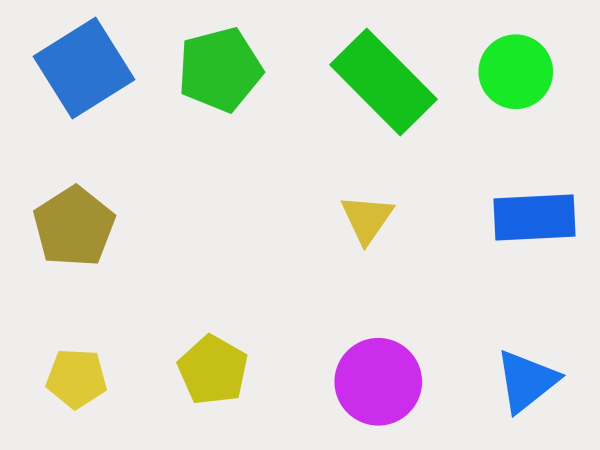
#> input picture samples/clean_01.jpg, 1200 x 900 px (shown at 1/2 size)
$ python -i shape_detector.py   (imports and definitions only)
#> lines starting #> are read from the running program, lines starting #| are printed output that depends on the picture; after the words box and inside, x2 and y2 are one past the last pixel; in counts of white or black regions, pixels touching at a corner belong together
"""
shape_detector.py
-----------------
Core computer-vision logic for the Shape and Color Sorter.

The pipeline covers three topics from the CSC 126 laboratory:

  (a) Image Operations         -> resizing, Gaussian blur, color-space
                                  conversion, drawing boxes/labels/overlays
  (b) Image Segmentation       -> HSV color thresholding (cv2.inRange) and
                                  morphological opening/closing to clean masks
  (d) Image Analysis and       -> Canny edge detection, contour extraction,
      Transformation              polygon approximation, moments (centroid),
                                  minAreaRect (rotation-invariant aspect ratio)
                                  and circularity to classify each shape

Every function is small and does one job, so each step can be shown and
explained separately during the live demo.
"""

import math

import cv2
import numpy as np

# ---------------------------------------------------------------------------
# Configuration
# ---------------------------------------------------------------------------

# Width every frame is resized to. A fixed size keeps the area thresholds
# below meaningful no matter what camera or image resolution is used.
PROCESS_WIDTH = 800

# Contours smaller than this (in pixels, after resizing) are treated as noise.
MIN_AREA = 600

# HSV ranges for each color we sort.
# OpenCV stores Hue as 0-179 (not 0-359), Saturation and Value as 0-255.
# Red sits at both ends of the hue wheel, so it needs two ranges.
COLOR_RANGES = {
    "Red":    [((0, 90, 70), (8, 255, 255)), ((170, 90, 70), (179, 255, 255))],
    "Orange": [((9, 90, 70), (20, 255, 255))],
    "Yellow": [((21, 90, 70), (34, 255, 255))],
    "Green":  [((35, 70, 50), (85, 255, 255))],
    "Blue":   [((86, 90, 50), (128, 255, 255))],
    "Purple": [((129, 60, 50), (169, 255, 255))],
    "Black":  [((0,0,0),(179,70,110))],
}

# BGR colors used when drawing each label (OpenCV uses BGR, not RGB).
DRAW_COLORS = {
    "Red": (40, 40, 220),
    "Orange": (0, 140, 255),
    "Yellow": (0, 200, 230),
    "Green": (60, 170, 60),
    "Blue": (220, 110, 30),
    "Purple": (170, 60, 150),
    "Black": (0, 0, 0),
}


# ---------------------------------------------------------------------------
# (a) Image Operations: preprocessing
# ---------------------------------------------------------------------------

def resize_to_width(image, width=PROCESS_WIDTH):
    """Resize an image to a fixed width while keeping its aspect ratio."""
    h, w = image.shape[:2]
    if w == width:
        return image
    scale = width / float(w)
    return cv2.resize(image, (width, int(h * scale)), interpolation=cv2.INTER_AREA)


def preprocess(frame):
    """
    Prepare a frame for segmentation.

    1. Resize to a fixed width.
    2. Gaussian blur (5x5) to remove sensor noise and paper texture,
       which would otherwise create jagged contours.
    3. Convert BGR -> HSV. HSV separates color (Hue) from brightness
       (Value), so a shadow on a red shape is still "red".

    Returns the resized BGR frame and its blurred HSV version.
    """
    resized = resize_to_width(frame)
    blurred = cv2.GaussianBlur(resized, (5, 5), 0)
    hsv = cv2.cvtColor(blurred, cv2.COLOR_BGR2HSV)
    return resized, hsv


# ---------------------------------------------------------------------------
# (b) Image Segmentation: one binary mask per color
# ---------------------------------------------------------------------------

# 5x5 elliptical kernel for morphology. An ellipse avoids squaring off
# the edges of round shapes.
MORPH_KERNEL = cv2.getStructuringElement(cv2.MORPH_ELLIPSE, (5, 5))


def color_mask(hsv, ranges):
    """
    Build a clean binary mask for one color.

    cv2.inRange keeps pixels whose H, S and V all fall inside a range.
    Opening (erode then dilate) removes small specks; closing
    (dilate then erode) fills small holes inside the shape.
    """
    mask = np.zeros(hsv.shape[:2], dtype=np.uint8)
    for lower, upper in ranges:
        mask |= cv2.inRange(hsv, np.array(lower), np.array(upper))
    mask = cv2.morphologyEx(mask, cv2.MORPH_OPEN, MORPH_KERNEL, iterations=1)
    mask = cv2.morphologyEx(mask, cv2.MORPH_CLOSE, MORPH_KERNEL, iterations=2)
    return mask


def segment_colors(hsv):
    """Return a dict {color_name: mask} for every configured color."""
    return {name: color_mask(hsv, ranges) for name, ranges in COLOR_RANGES.items()}


# ---------------------------------------------------------------------------
# (d) Image Analysis and Transformation: classify each contour
# ---------------------------------------------------------------------------

def classify_shape(contour):
    """
    Decide what shape a contour is.

    - approxPolyDP simplifies the outline to its main corners. The
      tolerance is 4% of the perimeter, which ignores small bumps
      but keeps real corners.
    - 3 corners -> Triangle
    - 4 corners -> Square or Rectangle. We use minAreaRect, which fits a
      rotated rectangle, so a tilted square is still a square.
    - 5 corners -> Pentagon
    - Otherwise use circularity = 4*pi*Area / Perimeter^2.
      A perfect circle scores 1.0; anything above 0.80 is a Circle.
    """
    perimeter = cv2.arcLength(contour, True)
    approx = cv2.approxPolyDP(contour, 0.04 * perimeter, True)
    corners = len(approx)

    if corners == 3:
        return "Triangle"

    if corners == 4:
        (_, _), (w, h), _ = cv2.minAreaRect(contour)
        aspect = max(w, h) / max(1.0, min(w, h))
        return "Square" if aspect <= 1.15 else "Rectangle"

    if corners == 5:
        return "Pentagon"

    area = cv2.contourArea(contour)
    circularity = 4 * math.pi * area / (perimeter * perimeter) if perimeter else 0
    if circularity >= 0.80:
        return "Circle"
    return "Unknown"


def centroid(contour):
    """Center of mass of a contour, from its image moments."""
    m = cv2.moments(contour)
    if m["m00"] == 0:
        x, y, w, h = cv2.boundingRect(contour)
        return x + w // 2, y + h // 2
    return int(m["m10"] / m["m00"]), int(m["m01"] / m["m00"])


def detect_objects(hsv):
    """
    Run segmentation + analysis and return a list of detections.

    Each detection is a dict with:
      color, shape, contour, bbox (x, y, w, h), center (cx, cy), area
    Also returns the per-color masks so they can be displayed.
    """
    masks = segment_colors(hsv)
    detections = []
    for color, mask in masks.items():
        # RETR_EXTERNAL: only outer outlines, so holes don't count twice.
        contours, _ = cv2.findContours(mask, cv2.RETR_EXTERNAL, cv2.CHAIN_APPROX_SIMPLE)
        for cnt in contours:
            area = cv2.contourArea(cnt)
            if area < MIN_AREA:
                continue
            detections.append({
                "color": color,
                "shape": classify_shape(cnt),
                "contour": cnt,
                "bbox": cv2.boundingRect(cnt),
                "center": centroid(cnt),
                "area": area,
            })
    return detections, masks


def edge_map(frame):
    """Canny edge map, shown as a debug view of the object outlines."""
    gray = cv2.cvtColor(frame, cv2.COLOR_BGR2GRAY)
    gray = cv2.GaussianBlur(gray, (5, 5), 0)
    return cv2.Canny(gray, 50, 150)


# ---------------------------------------------------------------------------
# (a) Image Operations: visualization
# ---------------------------------------------------------------------------

def draw_detections(frame, detections):
    """Draw contours, bounding boxes, labels and centroids on a copy of the frame."""
    out = frame.copy()

    # Semi-transparent fill so the detected region (the mask) is visible.
    overlay = out.copy()
    for d in detections:
        cv2.drawContours(overlay, [d["contour"]], -1, DRAW_COLORS[d["color"]], -1)
    out = cv2.addWeighted(overlay, 0.25, out, 0.75, 0)

    for d in detections:
        color = DRAW_COLORS[d["color"]]
        x, y, w, h = d["bbox"]
        cx, cy = d["center"]
        label = f'{d["color"]} {d["shape"]}'

        cv2.drawContours(out, [d["contour"]], -1, color, 2)
        cv2.rectangle(out, (x, y), (x + w, y + h), (40, 40, 40), 1)
        cv2.circle(out, (cx, cy), 4, (255, 255, 255), -1)
        cv2.circle(out, (cx, cy), 4, (0, 0, 0), 1)

        # Label with a filled background so it stays readable on any color.
        (tw, th), base = cv2.getTextSize(label, cv2.FONT_HERSHEY_SIMPLEX, 0.5, 1)
        ty = max(y - 6, th + 6)
        cv2.rectangle(out, (x, ty - th - 5), (x + tw + 6, ty + base - 2), color, -1)
        cv2.putText(out, label, (x + 3, ty - 3), cv2.FONT_HERSHEY_SIMPLEX, 0.5,
                    (255, 255, 255), 1, cv2.LINE_AA)
    return out


# [57 lines left out: functions summarize, draw_summary_panel, combined_mask, build_grid, not called in this run]


def process_frame(frame):
    """
    Full pipeline for one frame. Returns:
      resized frame, detections, masks, edges, annotated result
    """
    resized, hsv = preprocess(frame)
    detections, masks = detect_objects(hsv)
    edges = edge_map(resized)
    result = draw_detections(resized, detections)
    return resized, detections, masks, edges, result

>>> import cv2
>>> picture = cv2.imread('samples/clean_01.jpg')
#> picture is the input picture: shape (900, 1200, 3); mean B, G, R 215.7, 223.7, 216
>>> result = process_frame(picture)
#> the loop in color_mask (call 3), `for lower, upper in ranges:` made 1 pass
#> pass 1, in color_mask (call 3), `mask |= cv2.inRange(hsv, np.array(lower), np.array(upper))`:
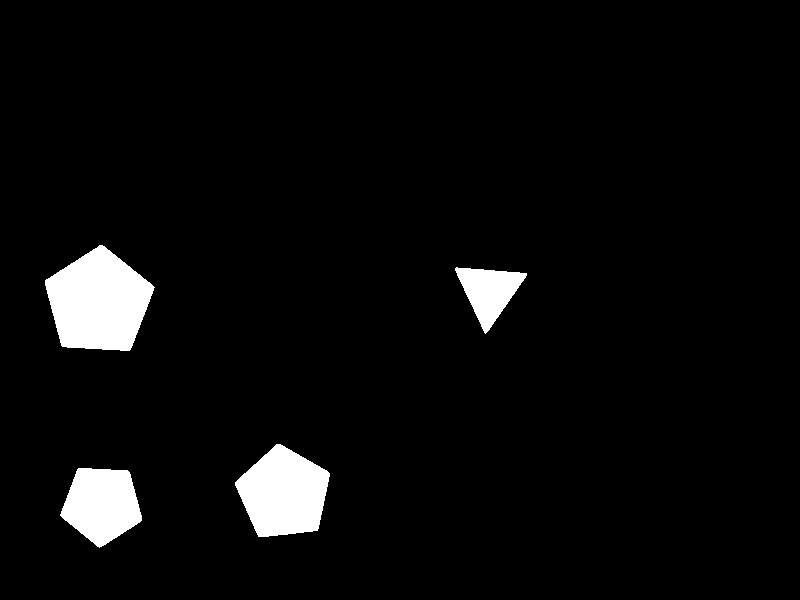
#> mask: shape (600, 800); 4.4% white; 4 white regions, box (x1, y1, x2, y2) and area: (45, 245, 155, 351) 8091, (235, 444, 330, 537) 6157, (60, 468, 142, 548) 4568, (455, 267, 527, 334) 2453
#> the loop in color_mask (call 5), `for lower, upper in ranges:` made 1 pass
#> pass 1, in color_mask (call 5), `mask |= cv2.inRange(hsv, np.array(lower), np.array(upper))`:
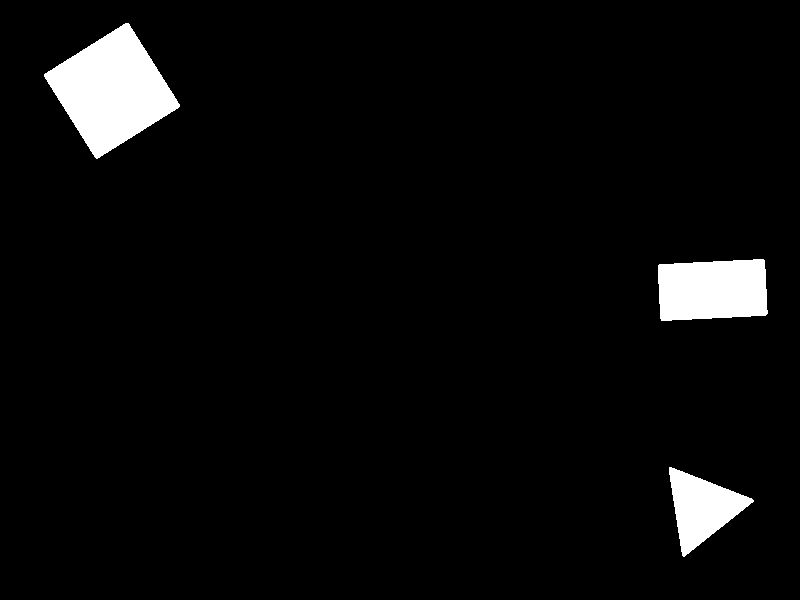
#> mask: shape (600, 800); 4.2% white; 3 white regions, box (x1, y1, x2, y2) and area: (44, 23, 180, 159) 10013, (658, 259, 768, 321) 6111, (669, 467, 754, 557) 3803
#> the loop in color_mask (call 6), `for lower, upper in ranges:` made 1 pass
#> pass 1, in color_mask (call 6), `mask |= cv2.inRange(hsv, np.array(lower), np.array(upper))`:
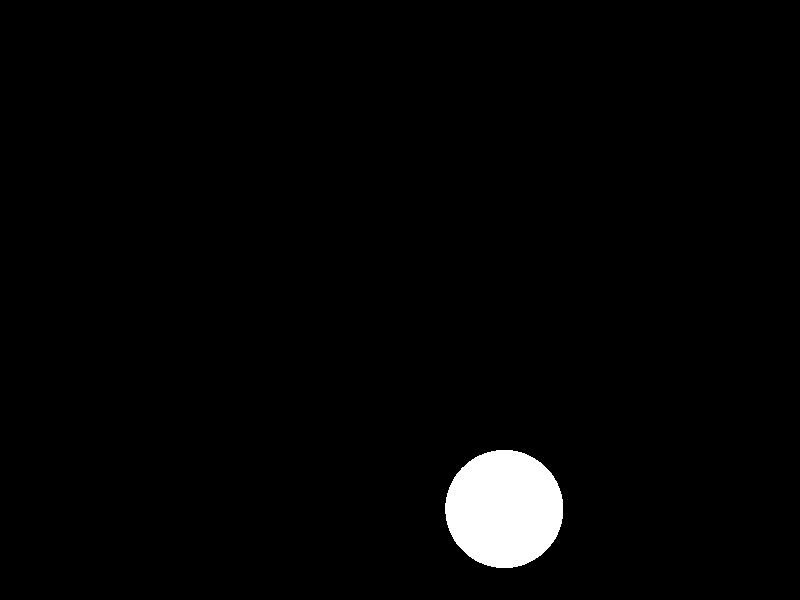
#> mask: shape (600, 800); 2.3% white; 1 white region, box (x1, y1, x2, y2) and area: (445, 450, 563, 568) 10947
#> in detect_objects, `masks = segment_colors(hsv)`: masks = 7 items
#> the loop in detect_objects, `for color, mask in masks.items(): # RETR_EXTERNAL: only outer outlines..` made 7 passes
#> color on passes 1, 2, 7: 'Red', 'Orange', 'Black'
#> after the loop in detect_objects, `for color, mask in masks.items():`: detections = 11 items
#> in process_frame, `detections, masks = detect_objects(hsv)`: masks = 7 items
#> in edge_map, `gray = cv2.cvtColor(frame, cv2.COLOR_BGR2GRAY)`:
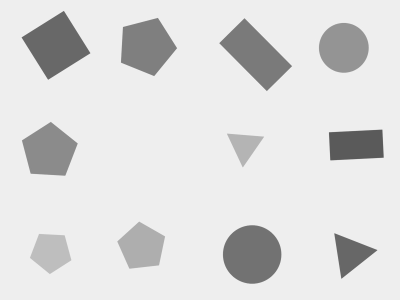
#> gray: shape (600, 800) (shown at 1/2 size); min 88, max 242, mean 220.4
#> in edge_map, `return cv2.Canny(gray, 50, 150)`:
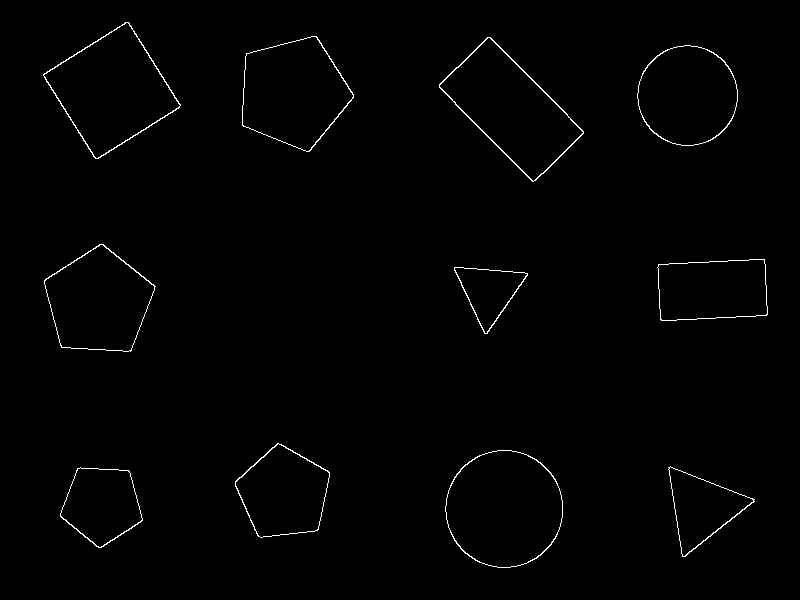
#> returned value: shape (600, 800); 0.88% white in thin lines or dots, all inside (x1, y1, x2, y2) = (43, 22, 768, 568)
#> the loop in draw_detections, `for d in detections:` made 11 passes
#> after the loop in draw_detections, `for d in detections:`:
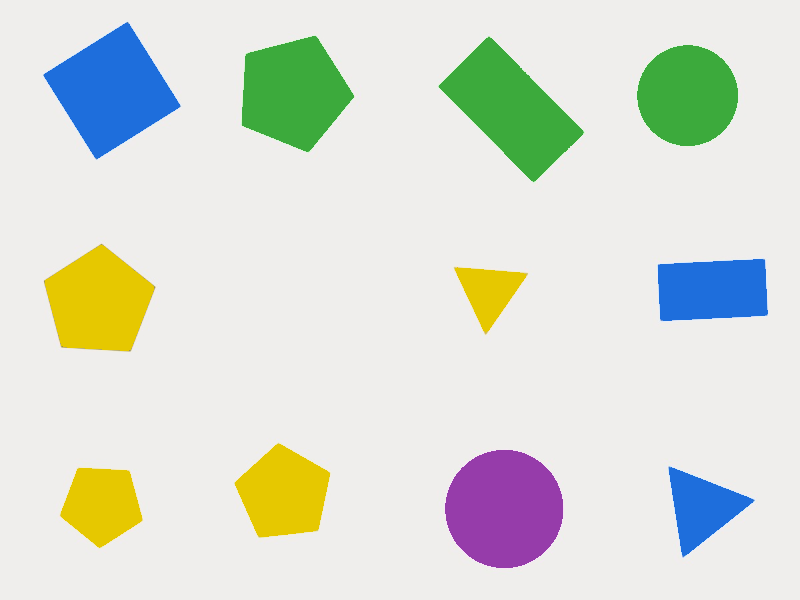
#> overlay: shape (600, 800, 3); mean B, G, R 213.5, 223.1, 217.8
#> the loop in draw_detections, `for d in detections:` made 11 passes
#> (color, x, y, w, h, cx, cy, label) on passes 1 to 7: ((0, 200, 230), 61, 468, 81, 80, 101, 504, 'Yellow Pentagon'), ((0, 200, 230), 235, 444, 95, 93, 283, 492, 'Yellow Pentagon'), ((0, 200, 230), 455, 267, 71, 65, 488, 291, 'Yellow Triangle'), ((0, 200, 230), 45, 245, 109, 106, 98, 301, 'Yellow Pentagon'), ((60, 170, 60), 637, 45, 101, 101, 687, 95, 'Green Circle'), ((60, 170, 60), 439, 37, 144, 145, 510, 108, 'Green Rectangle'), ((60, 170, 60), 242, 36, 112, 116, 292, 92, 'Green Pentagon')
#> after the loop in draw_detections, `for d in detections:`:
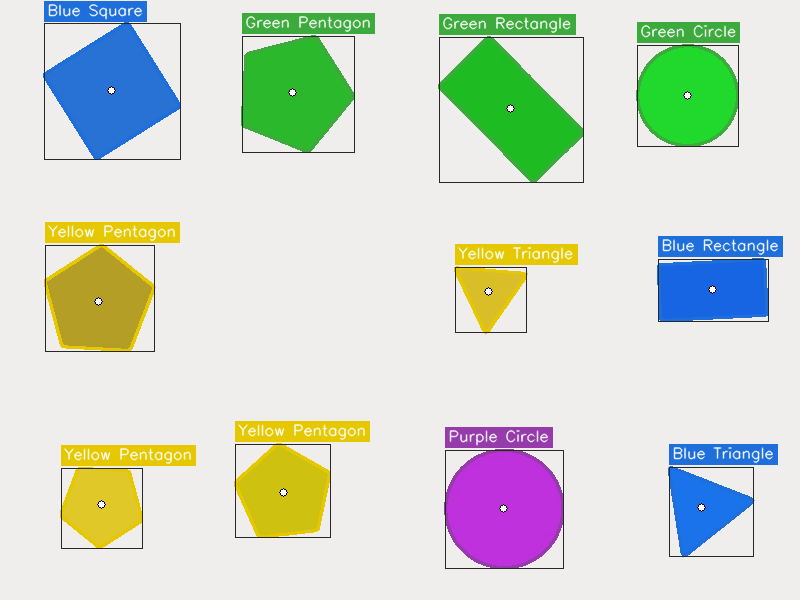
#> out: shape (600, 800, 3); mean B, G, R 204.4, 216.9, 207.9
#> result = 5 items

$ run again, on samples/clean_02.jpg
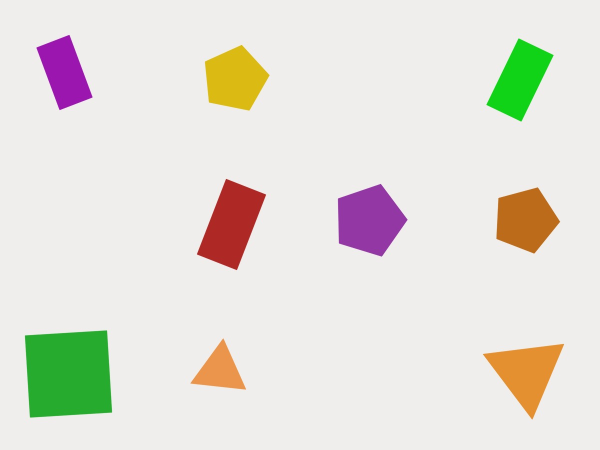
#> input picture samples/clean_02.jpg, 1200 x 900 px (shown at 1/2 size)
#> picture is the input picture: shape (900, 1200, 3); mean B, G, R 217.5, 225.8, 227.9
#> hsv: shape (600, 800, 3); mean H, S, V 24.6, 24.7, 233.7
#> the loop in color_mask (call 6), `for lower, upper in ranges:` made 1 pass
#> pass 1, in color_mask (call 6), `mask |= cv2.inRange(hsv, np.array(lower), np.array(upper))`:
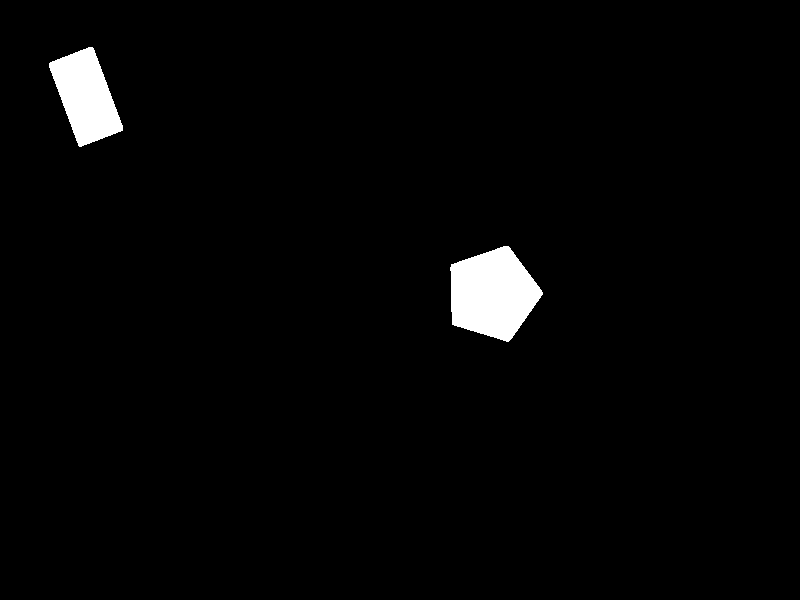
#> mask: shape (600, 800); 2.2% white; 2 white regions, box (x1, y1, x2, y2) and area: (450, 246, 543, 342) 6236, (49, 47, 123, 147) 4350
#> in detect_objects, `masks = segment_colors(hsv)`: masks = 7 items
#> the loop in detect_objects, `for color, mask in masks.items(): # RETR_EXTERNAL: only outer outlines..` made 7 passes
#> color on passes 1, 4: 'Red', 'Green'
#> after the loop in detect_objects, `for color, mask in masks.items():`: detections = 9 items
#> in process_frame, `detections, masks = detect_objects(hsv)`: masks = 7 items
#> the loop in draw_detections, `for d in detections:` made 9 passes
#> the loop in draw_detections, `for d in detections:` made 9 passes
#> (color, x, y, w, h, cx, cy, label) on passes 1 to 7: ((40, 40, 220), 264, 239, 90, 120, 308, 298, 'Red Rectangle'), ((0, 140, 255), 645, 459, 106, 98, 701, 496, 'Orange Triangle'), ((0, 140, 255), 256, 454, 71, 65, 292, 493, 'Orange Triangle'), ((0, 140, 255), 662, 250, 84, 88, 700, 292, 'Orange Pentagon'), ((0, 200, 230), 273, 60, 86, 87, 312, 104, 'Yellow Pentagon'), ((60, 170, 60), 33, 441, 116, 116, 90, 498, 'Green Square'), ((60, 170, 60), 649, 51, 89, 111, 692, 106, 'Green Rectangle')
#> after the loop in draw_detections, `for d in detections:`:
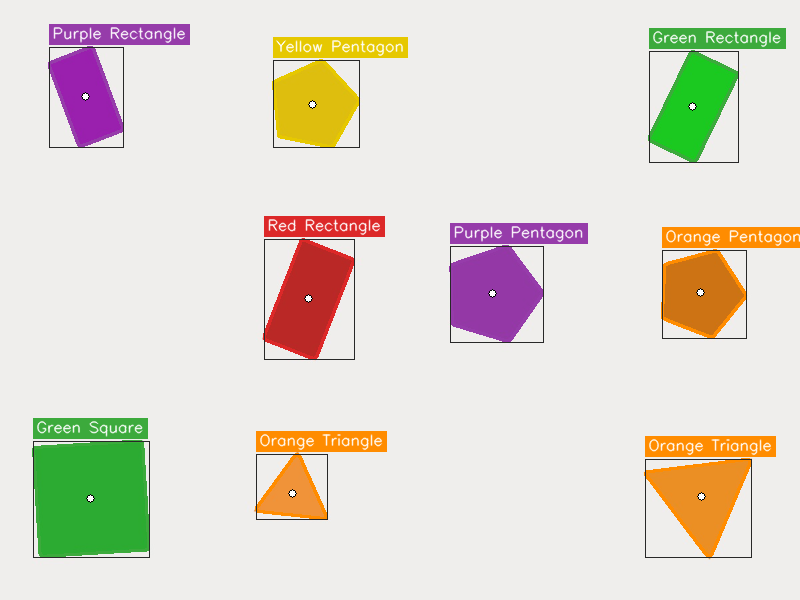
#> out: shape (600, 800, 3); mean B, G, R 206.7, 218.7, 224.5
#> result = 5 items
